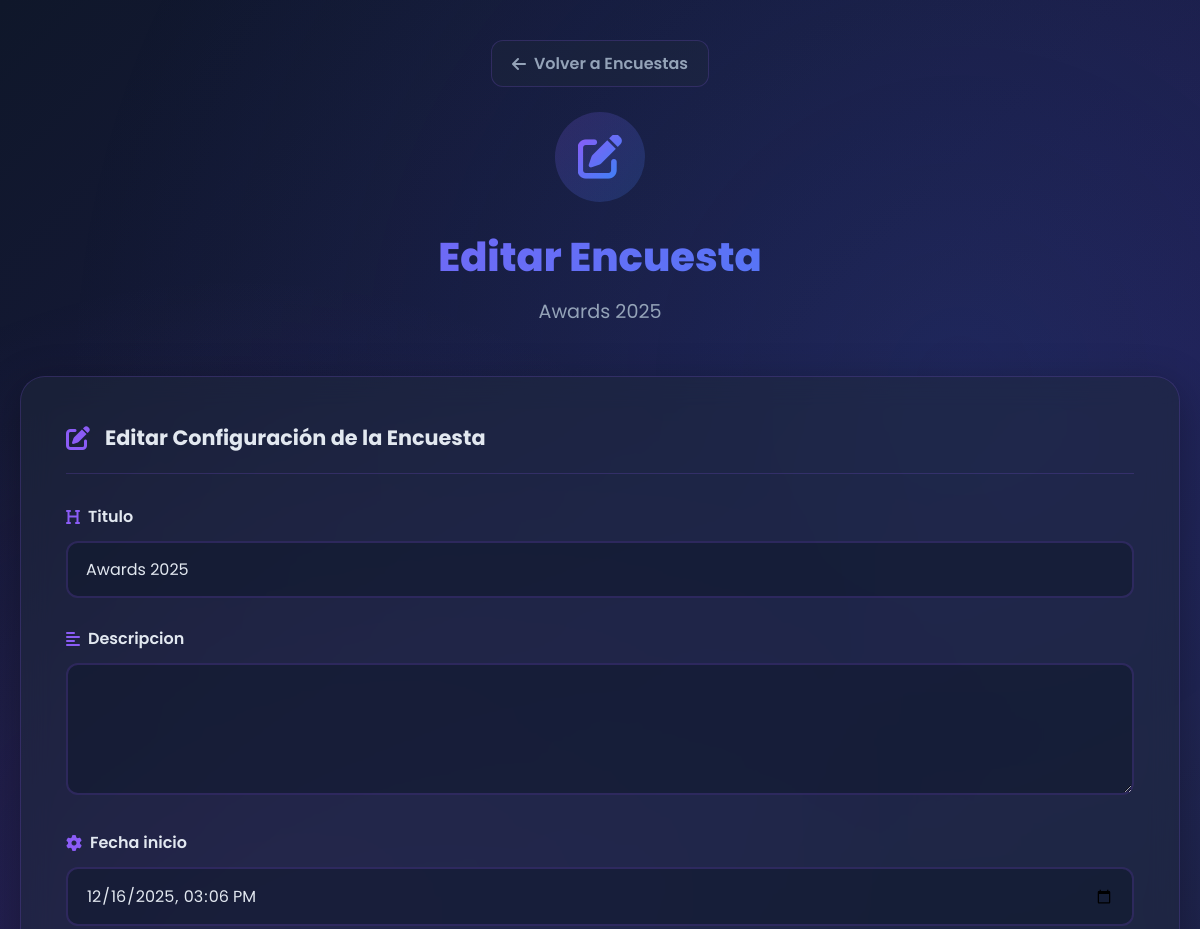
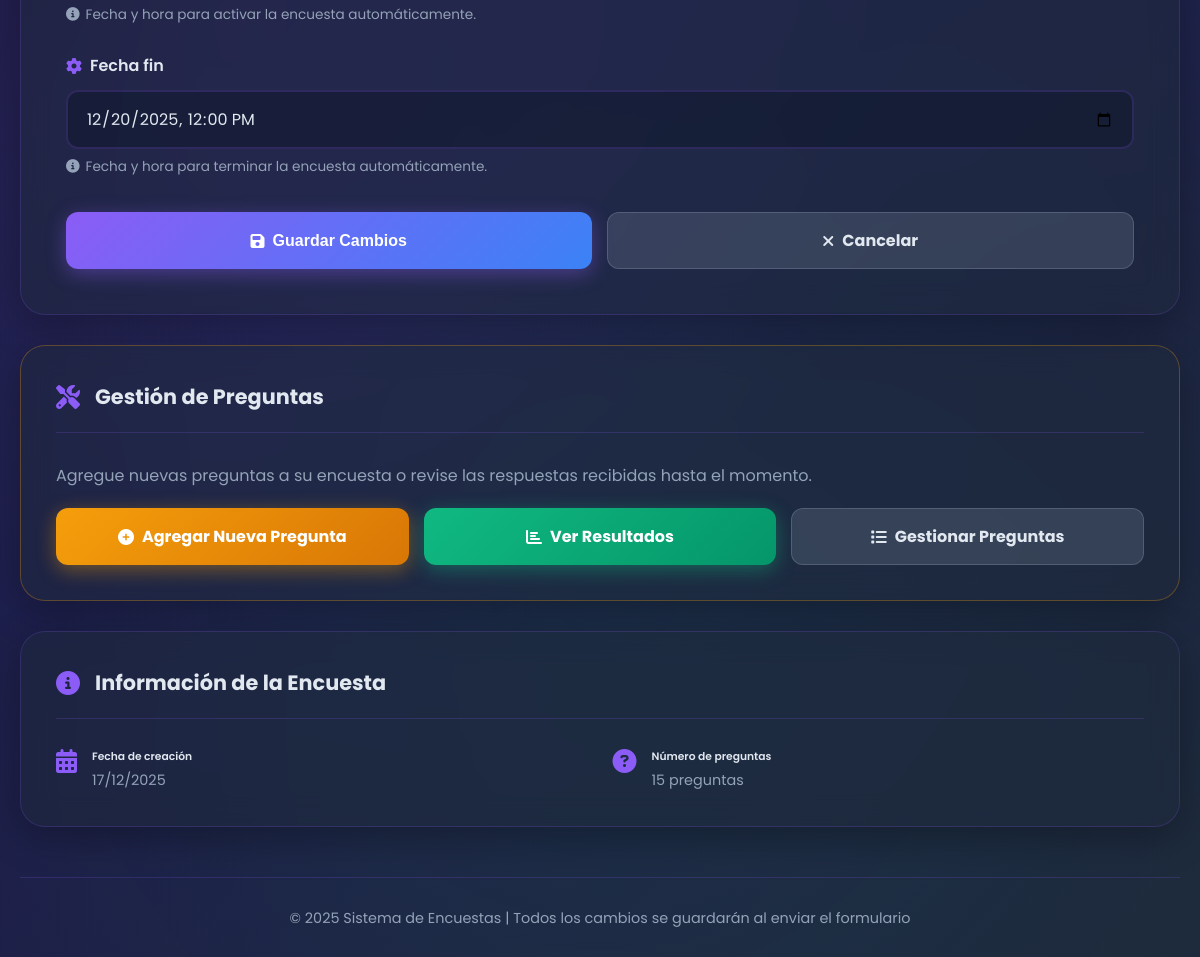
The page /editar_encuesta/12/ (signed in) on the database its author committed (2 pictures, top to bottom).
### core/models.py (models this page shows, shortened)
class Encuesta(models.Model):
    ESTADO = (
        ('ACTIVA', 'Activa'),
        ('TERMINADA', 'Terminada'),
        ('PROGRAMADA', 'Programada'), # Nuevo estado para encuestas futuras
    )
    estado = models.CharField(max_length=10, choices=ESTADO, default='ACTIVA')
    titulo = models.CharField(max_length=200)
    fecha_creacion = models.DateTimeField(default=timezone.now)
    fecha_inicio = models.DateTimeField(null=True, blank=True, help_text="Fecha y hora para activar la encuesta automáticamente.")
    fecha_fin = models.DateTimeField(null=True, blank=True, help_text="Fecha y hora para terminar la encuesta automáticamente.")
    descripcion = models.TextField(blank=True)

### core/views.py (the view)
# urls.py: path('editar_encuesta/<int:encuesta_id>/', views.editar_encuesta, name='editar_encuesta'), # Muestra la lista de encuestas
@login_required
def editar_encuesta(request, encuesta_id):
    encuesta = get_object_or_404(Encuesta, id=encuesta_id)
    if request.method == 'POST':
        form = EncuestaForm(request.POST, instance=encuesta)
        if form.is_valid():
            form.save()
            messages.success(request, "Encuesta actualizada exitosamente")
            return redirect('lista_encuestas')
    else:
        form = EncuestaForm(instance=encuesta)
    return render(request, 'editar/editar_encuesta.html', {'form': form, 'encuesta': encuesta})

### core/templates/editar/editar_encuesta.html (shortened to what this page needs)
<!DOCTYPE html>
<html lang="es">
<head>
    <link rel="stylesheet" href="https://cdnjs.cloudflare.com/ajax/libs/font-awesome/6.4.0/css/all.min.css">
</head>
<body>
    <div class="container">
        <div class="page-header">
            <a href="{% url 'lista_encuestas' %}" class="back-link">
                <i class="fas fa-arrow-left"></i>
                Volver a Encuestas
            </a>
            <div class="page-icon">
                <i class="fas fa-edit"></i>
            </div>
            <h1 class="page-title">Editar Encuesta</h1>
            <p class="page-subtitle">{{ encuesta.titulo }}</p>
        </div>
        <div class="form-card">
            <div class="card-header">
                <i class="fas fa-edit"></i>
                <h5>Editar Configuración de la Encuesta</h5>
            </div>
            <form method="POST">
                {% for field in form %}
                <div class="form-group">
                    <label for="{{ field.id_for_label }}" class="form-label">
                        {% if field.name == 'titulo' %}
                        <i class="fas fa-heading"></i>
                        {% elif field.name == 'descripcion' %}
                        <i class="fas fa-align-left"></i>
                        {% else %}
                        <i class="fas fa-cog"></i>
                        {% endif %}
                        {{ field.label }}
                    </label>
                    {% if field.name == 'descripcion' %}
                    <textarea name="{{ field.name }}" id="{{ field.id_for_label }}" class="form-control" rows="4" {% if field.field.required %}required{% endif %}>{{ field.value|default:'' }}</textarea>
                    {% elif field.field.widget.input_type == 'select' %}
                    <select name="{{ field.name }}" id="{{ field.id_for_label }}" class="form-select">
                        {% for value, text in field.field.choices %}
                        <option value="{{ value }}" {% if field.value == value %}selected{% endif %}>{{ text }}</option>
                        {% endfor %}
                    </select>
                    {% else %}
                    <input type="{{ field.field.widget.input_type }}"
                           name="{{ field.name }}"
                           id="{{ field.id_for_label }}"
                           class="form-control"
                           value="{{ field.value|default:'' }}"
                           {% if field.field.required %}required{% endif %}>
                    {% endif %}
                    {% if field.help_text %}
                    <div class="form-text">
                        <i class="fas fa-info-circle"></i> {{ field.help_text }}
                    </div>
                    {% endif %}
                </div>
                {% endfor %}
                <div class="form-actions">
                    <button type="submit" class="btn btn-primary">
                        <i class="fas fa-save"></i>
                        Guardar Cambios
                    </button>
                    <a href="{% url 'lista_encuestas' %}" class="btn btn-secondary">
                        <i class="fas fa-times"></i>
                        Cancelar
                    </a>
                </div>
            </form>
        </div>
        <div class="actions-card">
            <div class="card-header">
                <i class="fas fa-tools"></i>
                <h5>Gestión de Preguntas</h5>
            </div>
            <p style="color: var(--text-secondary); margin-bottom: 20px;">Agregue nuevas preguntas a su encuesta o revise las respuestas recibidas hasta el momento.</p>
            <div class="actions-grid">
                <a href="{% url 'crear_pregunta' encuesta_id=encuesta.id %}" class="btn btn-warning">
                    <i class="fas fa-plus-circle"></i>
                    Agregar Nueva Pregunta
                </a>
                <a href="{% url 'resultados' encuesta_id=encuesta.id %}" class="btn btn-success">
                    <i class="fas fa-chart-bar"></i>
                    Ver Resultados
                </a>
                <a href="{% url 'lista_preguntas' encuesta_id=encuesta.id %}" class="btn btn-secondary">
                    <i class="fas fa-list"></i>
                    Gestionar Preguntas
                </a>
            </div>
        </div>
        <div class="info-card">
            <div class="card-header">
                <i class="fas fa-info-circle"></i>
                <h5>Información de la Encuesta</h5>
            </div>
            <div class="info-grid">
                <div class="info-item">
                    <i class="fas fa-calendar-alt"></i>
                    <div>
                        <h6>Fecha de creación</h6>
                        <p>{% now "d/m/Y" %}</p>
                    </div>
                </div>
                <div class="info-item">
                    <i class="fas fa-question-circle"></i>
                    <div>
                        <h6>Número de preguntas</h6>
                        <p>{{ encuesta.preguntas.count }} preguntas</p>
                    </div>
                </div>
            </div>
        </div>
        <div class="page-footer">
            <p>&copy; {% now "Y" %} Sistema de Encuestas | Todos los cambios se guardarán al enviar el formulario</p>
        </div>
    </div>
</body>
</html>

### rows shown on the page
Encuesta: titulo "Awards 2025", titulo "Awards 2025", preguntas.count "15"

### other values the page prints
{{ field.label }} "Titulo" "Descripcion" "Fecha inicio" "Fecha fin"
{{ field.help_text }} "Fecha y hora para activar la encuesta automáticamente." "Fecha y hora para terminar la encuesta automáticamente."
